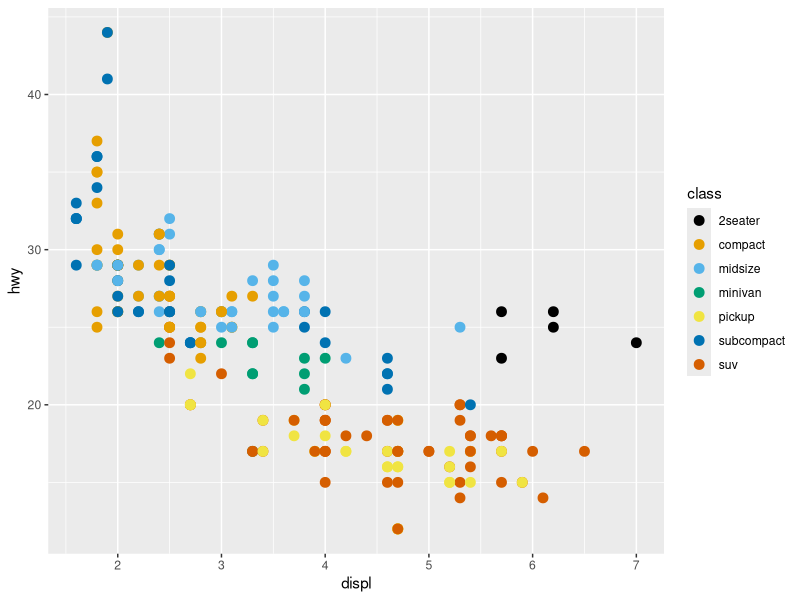
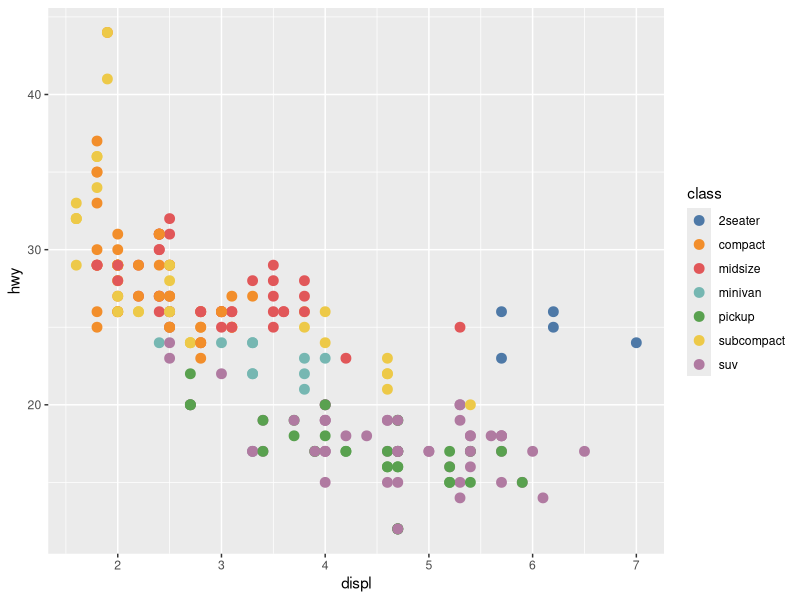
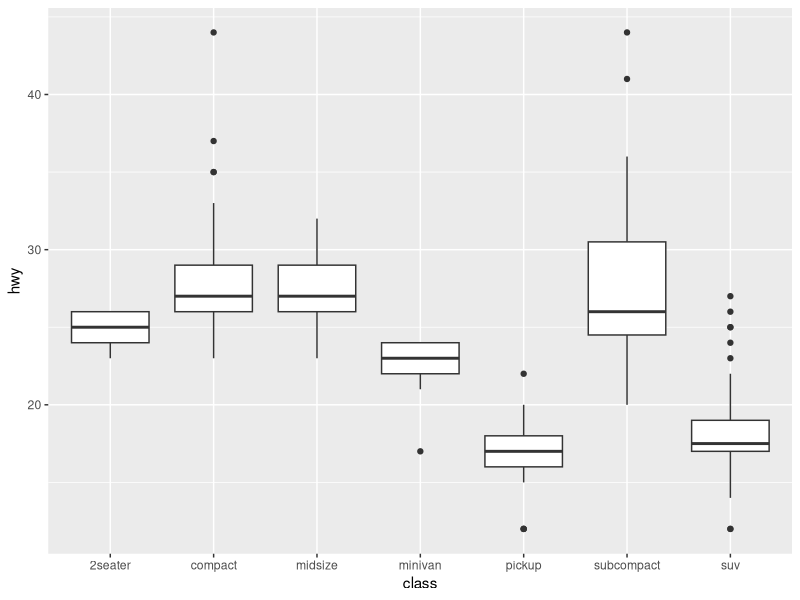
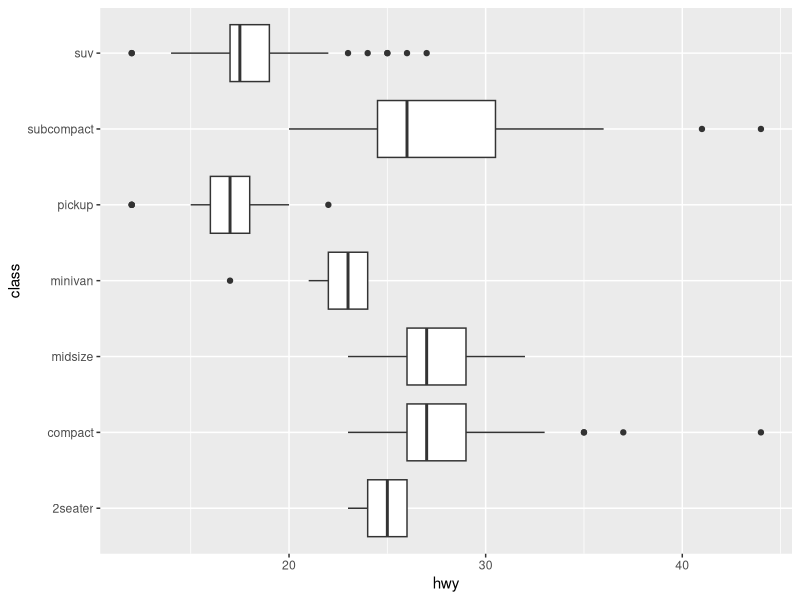
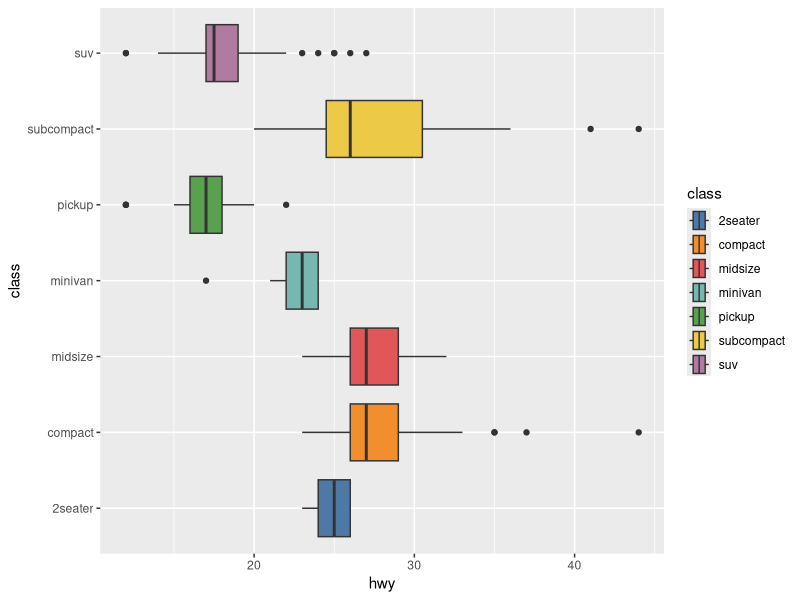
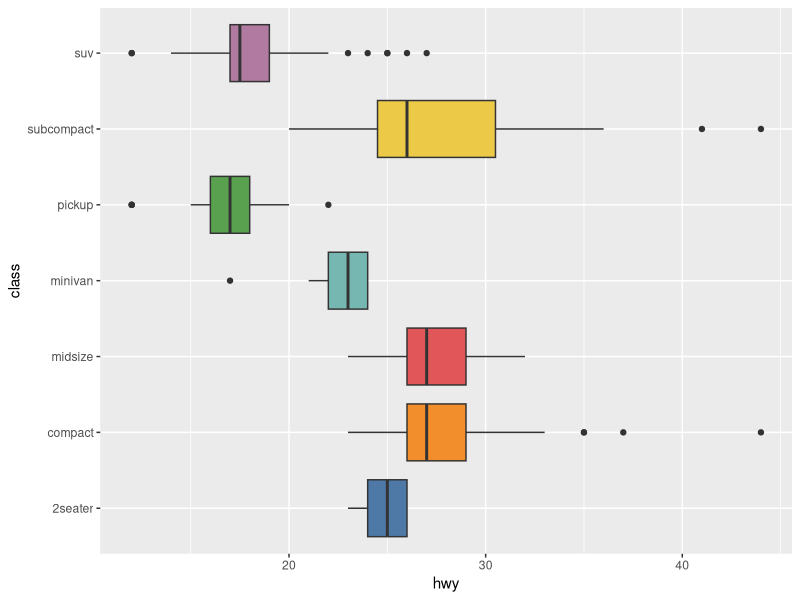
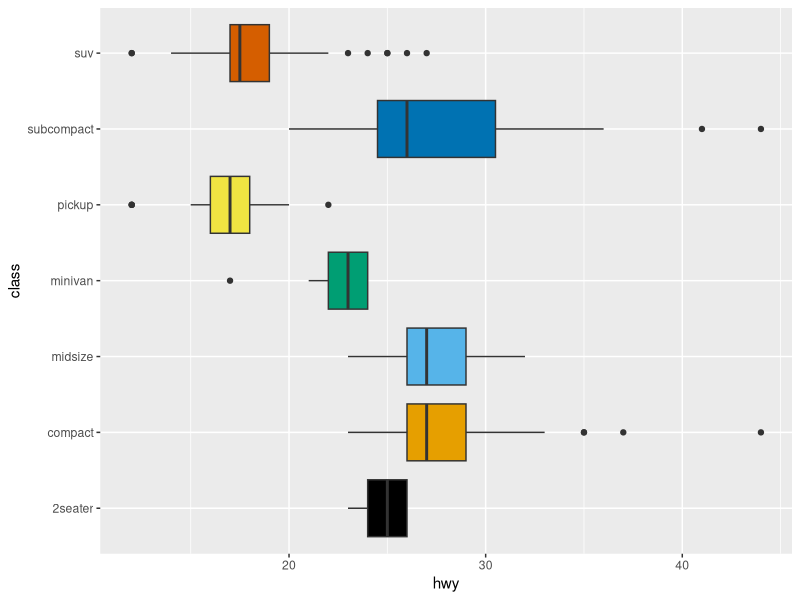
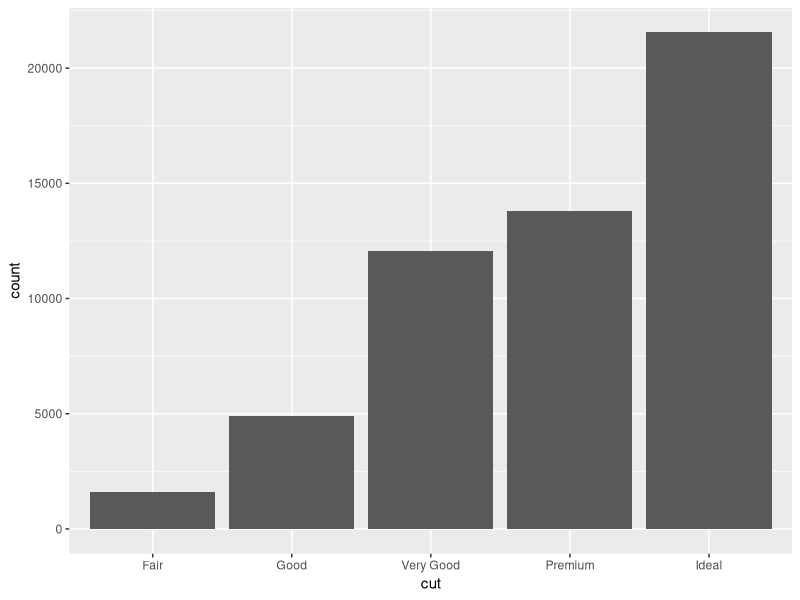

Source code (R) for these figures, in order:
library(tidyverse)
# install.packages("ggthemes")
library(ggthemes)

ggplot( data = mpg,
        mapping = 
          aes(x = displ,
              y = hwy, 
              color = class) ) + 
  geom_point(size = 3) +
  scale_color_colorblind()

ggplot( data = mpg,
        mapping = 
          aes(x = displ,
              y = hwy, 
              color = class) ) + 
  geom_point(size = 3) +
  scale_color_tableau()



# boxplot -----------------------------------------------------------------

ggplot(data = mpg,
       mapping = 
         aes(x = class,
             y = hwy)) + 
  geom_boxplot() 

ggplot(data = mpg,
       mapping = 
         aes(y = class,
             x = hwy)) + 
  geom_boxplot() 


ggplot(data = mpg,
       mapping = 
         aes(y = class,
             x = hwy,
             fill = class)) + 
  geom_boxplot() +
  scale_fill_tableau()

ggplot(data = mpg,
       mapping = 
         aes(y = class,
             x = hwy,
             fill = class)) + 
  geom_boxplot(show.legend = FALSE) +
  scale_fill_tableau()

ggplot(data = mpg,
       mapping = 
         aes(y = class,
             x = hwy,
             fill = class)) + 
  geom_boxplot(show.legend = FALSE) +
  scale_fill_colorblind()



# bar charts --------------------------------------------------------------

diamonds <- ggplot2::diamonds

ggplot(data = diamonds,
       mapping = aes(x = cut)) +
  geom_bar()

ggplot(data = diamonds,
       mapping = aes(y = cut)) +
  geom_bar()


diamonds |> 
  count(cut)


# colorful bars -----------------------------------------------------------


ggplot(data = diamonds,
       mapping = 
         aes(x = cut, 
             color = cut)) + 
  geom_bar() 

ggplot(data = diamonds,
       mapping = 
         aes(x = cut, 
             fill = cut)) + 
  geom_bar() 

ggplot(data = diamonds,
       mapping = 
         aes(x = cut, 
             fill = cut)) + 
  geom_bar(show.legend = FALSE)

ggplot(data = diamonds,
       mapping = 
         aes(x = cut, 
             fill = cut)) + 
  geom_bar(show.legend = FALSE) +
  scale_fill_tableau()


# count() -----------------------------------------------------------------

n_cut <- diamonds |> 
  count(cut)

n_cut_clarity <- diamonds |> 
  count(cut, clarity)


ggplot(data = diamonds,
       mapping = 
         aes(x = cut, 
             fill = cut)) + 
  geom_bar()



ggplot(data = diamonds,
       mapping = 
         aes(x = cut, 
             fill = clarity)) + 
  geom_bar()

ggplot(data = diamonds,
       mapping = 
         aes(x = cut, 
             fill = clarity)) + 
  geom_bar(position = "fill") +
  labs(y = "Proportion")


ggplot(data = diamonds,
       mapping = 
         aes(x = cut, 
             fill = clarity)) + 
  geom_bar(position = "dodge")


ggplot(data = diamonds,
       mapping = 
         aes(x = cut, 
             fill = clarity)) + 
  geom_bar(position = "stack")
ggplot(data = diamonds,
       mapping = 
         aes(x = cut, 
             fill = clarity)) + 
  geom_bar()




# prop bar ----------------------------------------------------------------


ggplot(data = diamonds,
       mapping = 
         aes(x = cut,
             y = after_stat(prop))) + 
  geom_bar()


ggplot(data = diamonds,
       mapping = 
         aes(x = cut,
             y = after_stat(prop),
             group = 1)) + 
  geom_bar()




# geom_col ----------------------------------------------------------------

df <- diamonds |> 
  count(cut)

ggplot(data = df,
       mapping = aes(x = cut,
                     y = n)) +
  geom_col()


df_class <- mpg |> 
  count(class)

ggplot(data = df_class,
       mapping = 
         aes(x = n, 
             y = class)) + 
  geom_col()


# sorted bar --------------------------------------------------------------


df_class <- mpg |> 
  count(class)

ggplot(data = df_class,
       mapping = 
         aes(x = n, 
             y = fct_reorder(class, n))) + 
  geom_col()
